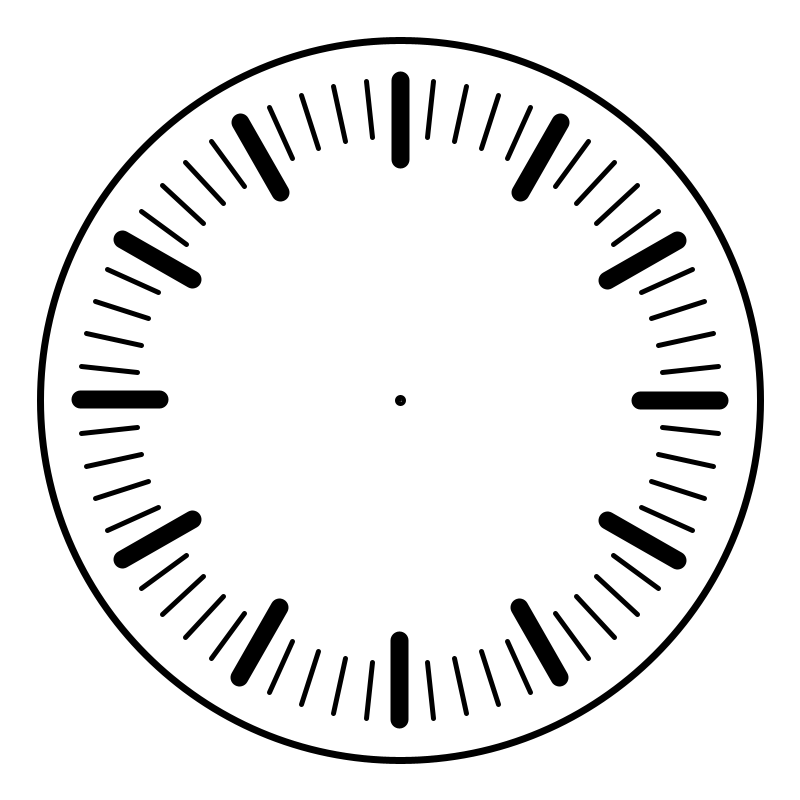
Frame 1 (no input)
Frame 60 (the mouse pressed at the canvas centre just before this capture): identical to frame 1, image omitted
Frame 120 (the mouse held since frame 60 and released just before this capture): identical to frame 1, image omitted

The Processing sketch that drew this single still picture (run headless with seeded random() and noise(); from frame 60 on, the mouse is pressed at the canvas centre):

// Processing sketch: clock
// ── clock.pde

void setup() {
  size(800,800);

}

void draw() {
  background(255);
  displayFace();
    
}


void displayFace() {
  translate(width/2,height/2);
  
  // outside cicle
  strokeWeight(7);
  fill(255);
  ellipse(0,0,width*0.9,width*0.9);
  
  //center dot
  fill(0);
  ellipse(0,0,width*0.005,width*0.005);
  
  // second hand tick 
  for (int i = 0; i < 60; i++) {
    rotate(radians(360/60));
    strokeWeight(5);
    stroke(0);
    line(width*0.33, 0 , width*0.4,0);
  } 
  
  for (int i = 0; i < 12; i++) {
    rotate(radians(360/12));
    strokeWeight(18);
    stroke(0);
    line(width*0.30, 0 , width*0.4,0);
  }
}
